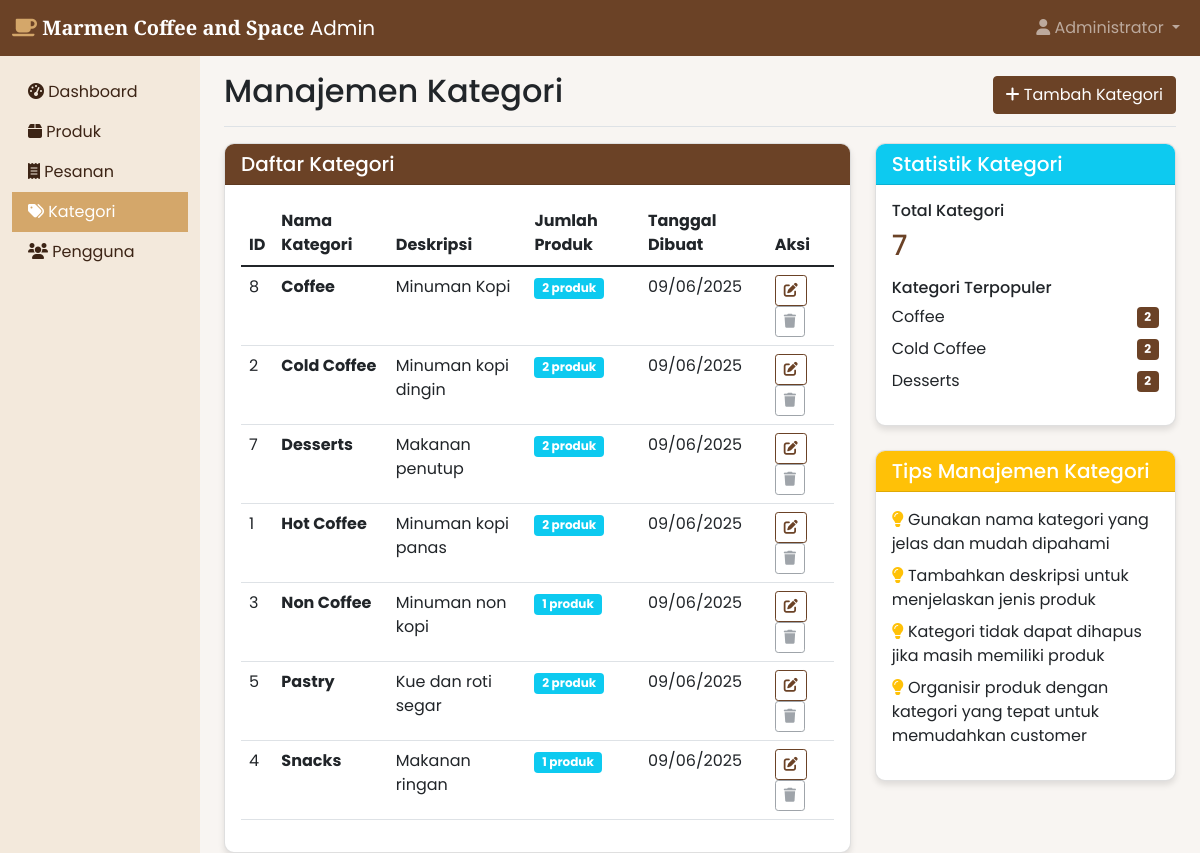
The page /coffeeshop-system/admin/categories.php (signed in) on the database its author committed.
### tables this page shows
CREATE TABLE `categories` (
  `id` int NOT NULL,
  `name` varchar(100) NOT NULL,
  `description` text,
  `created_at` timestamp NULL DEFAULT CURRENT_TIMESTAMP
);

### coffeeshop-system/admin/categories.php (the view, shortened to what this page needs)
<?php
$database = new Database();
$db = $database->getConnection();
$query = "SELECT c.*, COUNT(p.id) as product_count
          FROM categories c
          LEFT JOIN products p ON c.id = p.category_id
          GROUP BY c.id
          ORDER BY c.name";
$stmt = $db->prepare($query);
$stmt->execute();
$categories = $stmt->fetchAll(PDO::FETCH_ASSOC);
include 'includes/header.php';
?>
<div class="d-flex justify-content-between flex-wrap flex-md-nowrap align-items-center pt-3 pb-2 mb-3 border-bottom">
    <h1 class="h2">Manajemen Kategori</h1>
    <button type="button" class="btn btn-primary" data-bs-toggle="modal" data-bs-target="#categoryModal" onclick="openAddModal()">
        <i class="fas fa-plus"></i> Tambah Kategori
    </button>
</div>
<div class="row">
    <div class="col-md-8">
        <div class="card">
            <div class="card-header bg-primary text-white">
                <h5 class="mb-0">Daftar Kategori</h5>
            </div>
            <div class="card-body">
                <div class="table-responsive">
                    <table class="table table-hover">
                        <thead>
                            <tr>
                                <th>ID</th>
                                <th>Nama Kategori</th>
                                <th>Deskripsi</th>
                                <th>Jumlah Produk</th>
                                <th>Tanggal Dibuat</th>
                                <th>Aksi</th>
                            </tr>
                        </thead>
                        <tbody>
                            <?php foreach ($categories as $category): ?>
                                <tr>
                                    <td><?php echo $category['id']; ?></td>
                                    <td><strong><?php echo $category['name']; ?></strong></td>
                                    <td><?php echo $category['description'] ?: '-'; ?></td>
                                    <td>
                                        <span class="badge bg-info"><?php echo $category['product_count']; ?> produk</span>
                                    </td>
                                    <td><?php echo date('d/m/Y', strtotime($category['created_at'])); ?></td>
                                    <td>
                                        <button class="btn btn-sm btn-outline-primary" onclick="editCategory(<?php echo htmlspecialchars(json_encode($category)); ?>)">
                                            <i class="fas fa-edit"></i>
                                        </button>
                                        <?php if ($category['product_count'] == 0): ?>
                                            <button class="btn btn-sm btn-outline-danger" onclick="deleteCategory(<?php echo $category['id']; ?>, '<?php echo $category['name']; ?>')">
                                                <i class="fas fa-trash"></i>
                                            </button>
                                        <?php else: ?>
                                            <button class="btn btn-sm btn-outline-secondary" disabled title="Tidak dapat dihapus karena masih memiliki produk">
                                                <i class="fas fa-trash"></i>
                                            </button>
                                        <?php endif; ?>
                                    </td>
                                </tr>
                            <?php endforeach; ?>
                        </tbody>
                    </table>
                </div>
            </div>
        </div>
    </div>
    <div class="col-md-4">
        <div class="card">
            <div class="card-header bg-info text-white">
                <h5 class="mb-0">Statistik Kategori</h5>
            </div>
            <div class="card-body">
                <div class="mb-3">
                    <h6>Total Kategori</h6>
                    <h3 class="text-primary"><?php echo count($categories); ?></h3>
                </div>
                <div class="mb-3">
                    <h6>Kategori Terpopuler</h6>
                    <?php
                    $popular = array_slice(array_filter($categories, function($cat) { return $cat['product_count'] > 0; }), 0, 3);
                    usort($popular, function($a, $b) { return $b['product_count'] - $a['product_count']; });
                    ?>
                    <?php if (!empty($popular)): ?>
                        <?php foreach ($popular as $cat): ?>
                            <div class="d-flex justify-content-between align-items-center mb-2">
                                <span><?php echo $cat['name']; ?></span>
                                <span class="badge bg-primary"><?php echo $cat['product_count']; ?></span>
                            </div>
                        <?php endforeach; ?>
                    <?php else: ?>
                        <p class="text-muted">Belum ada produk</p>
                    <?php endif; ?>
                </div>
            </div>
        </div>
        <div class="card mt-4">
            <div class="card-header bg-warning text-white">
                <h5 class="mb-0">Tips Manajemen Kategori</h5>
            </div>
            <div class="card-body">
                <ul class="list-unstyled">
                    <li class="mb-2"><i class="fas fa-lightbulb text-warning"></i> Gunakan nama kategori yang jelas dan mudah dipahami</li>
                    <li class="mb-2"><i class="fas fa-lightbulb text-warning"></i> Tambahkan deskripsi untuk menjelaskan jenis produk</li>
                    <li class="mb-2"><i class="fas fa-lightbulb text-warning"></i> Kategori tidak dapat dihapus jika masih memiliki produk</li>
                    <li><i class="fas fa-lightbulb text-warning"></i> Organisir produk dengan kategori yang tepat untuk memudahkan customer</li>
                </ul>
            </div>
        </div>
    </div>
</div>
<?php include 'includes/footer.php'; ?>

### coffeeshop-system/assets/css/custom.css (style rules this page uses)
:root { --primary-color: #6b4226; --secondary-color: #a67c52; --accent-color: #d4a76a; --light-color: #f3e9dc; --dark-color: #3c2415; --success-color: #4caf50; --warning-color: #ff9800; --danger-color: #f44336; --info-color: #2196f3; }
body { background-color: #f8f5f2; font-family: "Poppins", sans-serif; }
.btn-primary { background-color: var(--primary-color); border-color: var(--primary-color); }
.btn-outline-primary { color: var(--primary-color); border-color: var(--primary-color); }
.text-primary { color: var(--primary-color) !important; }
.bg-primary { background-color: var(--primary-color) !important; }
.card { border-radius: 10px; overflow: hidden; box-shadow: 0 4px 6px rgba(0, 0, 0, 0.1); transition: transform 0.3s ease; }

### rows shown on the page
categories: id "8", name "Coffee", description "Minuman Kopi", product_count "2", created_at "09/06/2025"
categories: id "2", name "Cold Coffee", description "Minuman kopi dingin", product_count "2", created_at "09/06/2025"
categories: id "7", name "Desserts", description "Makanan penutup", product_count "2", created_at "09/06/2025"
categories: id "1", name "Hot Coffee", description "Minuman kopi panas", product_count "2", created_at "09/06/2025"
categories: id "3", name "Non Coffee", description "Minuman non kopi", product_count "1", created_at "09/06/2025"
categories: id "5", name "Pastry", description "Kue dan roti segar", product_count "2", created_at "09/06/2025"
categories: id "4", name "Snacks", description "Makanan ringan", product_count "1", created_at "09/06/2025"

### other values the page prints
$_SESSION['full_name'] "Administrator"
count($categories) "7"
